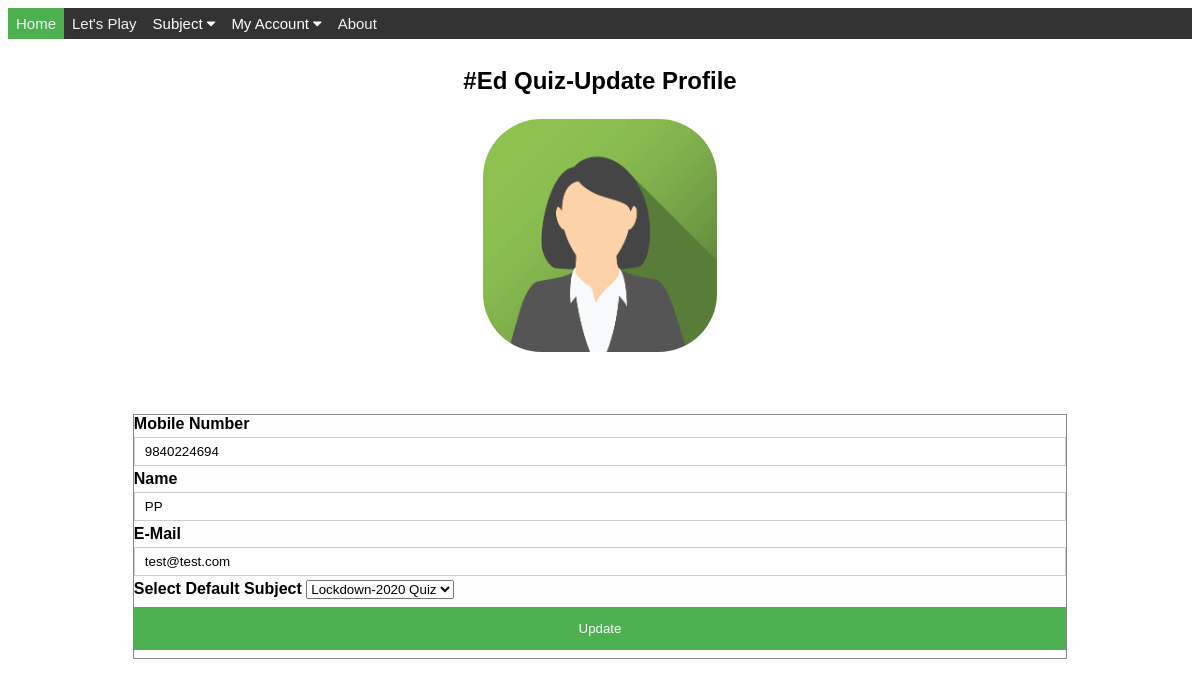
The app's page /account (signed in) with its own data.
### tables this page shows
CREATE TABLE "Players" (
	"name"	TEXT NOT NULL,
	"email"	TEXT NOT NULL,
	"password"	TEXT NOT NULL,
	"mobile"	NUMERIC NOT NULL,
	"competitionname"	TEXT NOT NULL,
	PRIMARY KEY("mobile")
);

### controllers/account.py (the view)
def account(accountmessage = ""):
    try:
        accountmessage = accountmessage
        competition = ""
        dbrows = {}
        dbcompetitions = []
        playerid = session.get("mobileno")
        if playerid is not None:
            dbcompetitions = db.getCompetitions()
            dbrows = db.getAccount(playerid)
            if len(dbrows) > 0:
                competition = dbrows["competitionname"]
            else:
                accountmessage = "Account data not found"
        else:
            accountmessage = "Please login before accessing account."
        return render_template("account.html", accountmessage=accountmessage, competitionselected=competition, dbrows=dbrows, dbcompetitions=dbcompetitions)
    except Exception as ex:
        print (ex)
        loginmessage = "Please login before changing account settings."
        return render_template("account.html", accountmessage=ex, competitionselected="", dbrows=dbrows, dbcompetitions=dbcompetitions)

### repositories/db.py (called while the page is built)
def opendb():
    conn = sqlite3.connect(dbfile)
    c = conn.cursor()
    return conn, c

def getCompetitions():
    sql = "SELECT Name FROM competition WHERE datetime('now') < datetime(EndingOn)"
    conn, cur = opendb()
    cur.execute(sql)
    dbrows = cur.fetchall()
    cur.close()
    conn.close()
    return dbrows

def getAccount(playerid):
    conn,  cur = opendb()
    sql = "SELECT name, email, mobile, competitionname FROM Players WHERE mobile = " + str(playerid)
    cur.execute(sql)
    rows = cur.fetchall()
    cur.close()
    conn.close()
    rowDict = {}
    if len(rows) > 0:
        rowDict = {"playername": rows[0][0],
            "email": rows[0][1],
            "playerid": rows[0][2],
            "competitionname": rows[0][3]
            }
    return rowDict

### templates/account.html (shortened to what this page needs)
{% extends "base.html" %}
{% block content %}
<h2 align="center">#Ed Quiz-Update Profile</h2>
<div class="imgcontainer">
  <img src="{{ url_for('static', filename='image/img_avatar2.png') }}" alt="Avatar" class="avatar">
</div>
<form class="modal-content" action="{{ url_for('updateaccount') }}" method="post">
  <label for="mobno"><b>Mobile Number</b></label>
  <input type="text" value="{{ dbrows.playerid }}" name="mobno" id="mobno" required maxlength="10" pattern="\d{10}"  readonly>
  <label for="uname"><b>Name</b></label>
  <input type="text" value="{{ dbrows.playername }}" name="uname" required maxlength="20">
  <label for="email"><b>E-Mail</b></label>
  <input type="email" value="{{ dbrows.email }}" name="email" required>
  <label for="competition"><b>Select Default Subject</b></label>
  <select name="competition" id="selCompetion">
      {% for item in dbcompetitions %}
          {% if competitionselected == item[0] %}
            <option value="{{ item[0] }}" selected="selected">{{item[0]}}</option>
          {% else %}
            <option value="{{ item[0] }}">{{item[0]}}</option>
          {% endif %}
      {% endfor %}
  </select>
  <br>
  <button type="submit">Update</button>
  <br>
</form>
{% endblock %}

### templates/base.html (style rules this page uses)
body { font-family: Arial }
input[type=text], input[type=password], input[type=email] { width: 100%; padding: 6px 10px; margin: 4px 0; display: inline-block; border: 1px solid #ccc; box-sizing: border-box; }
button { background-color: #4CAF50; color: white; padding: 14px 20px; margin: 8px 0; border: none; cursor: pointer; width: 100%; }
.imgcontainer { text-align: center; margin: 24px 0 12px 0; position: relative; }
img.avatar { width: 20%; border-radius: 25%; }
.modal-content { background-color: #fefefe; margin: 5% auto 15% auto; border: 1px solid #888; width: 80%; }
* { box-sizing: border-box; }

### records on screen
Players: mobno "9840224694", uname "PP", email "test@test.com"

### other values on screen
form field competition "Lockdown-2020 Quiz"
